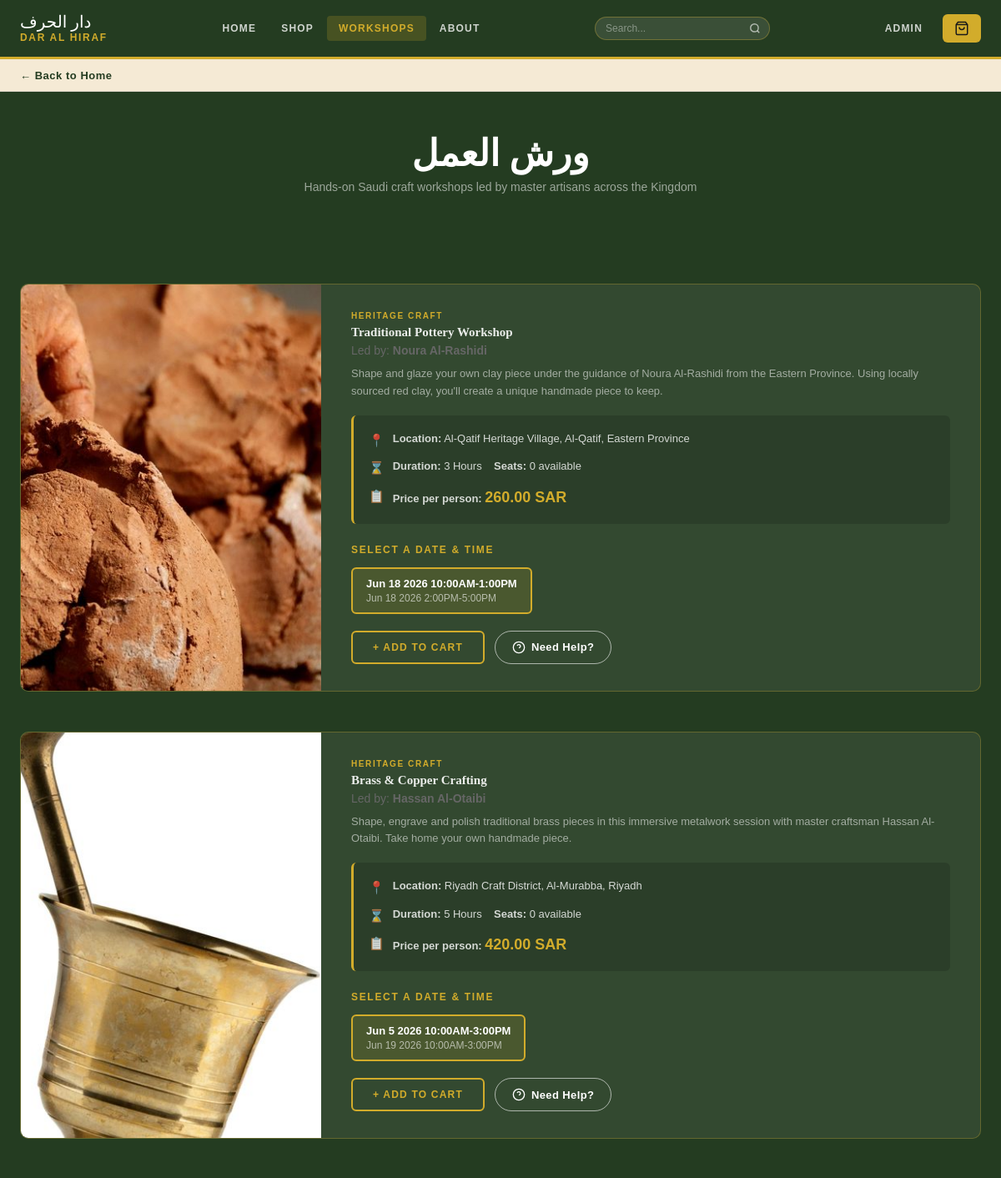
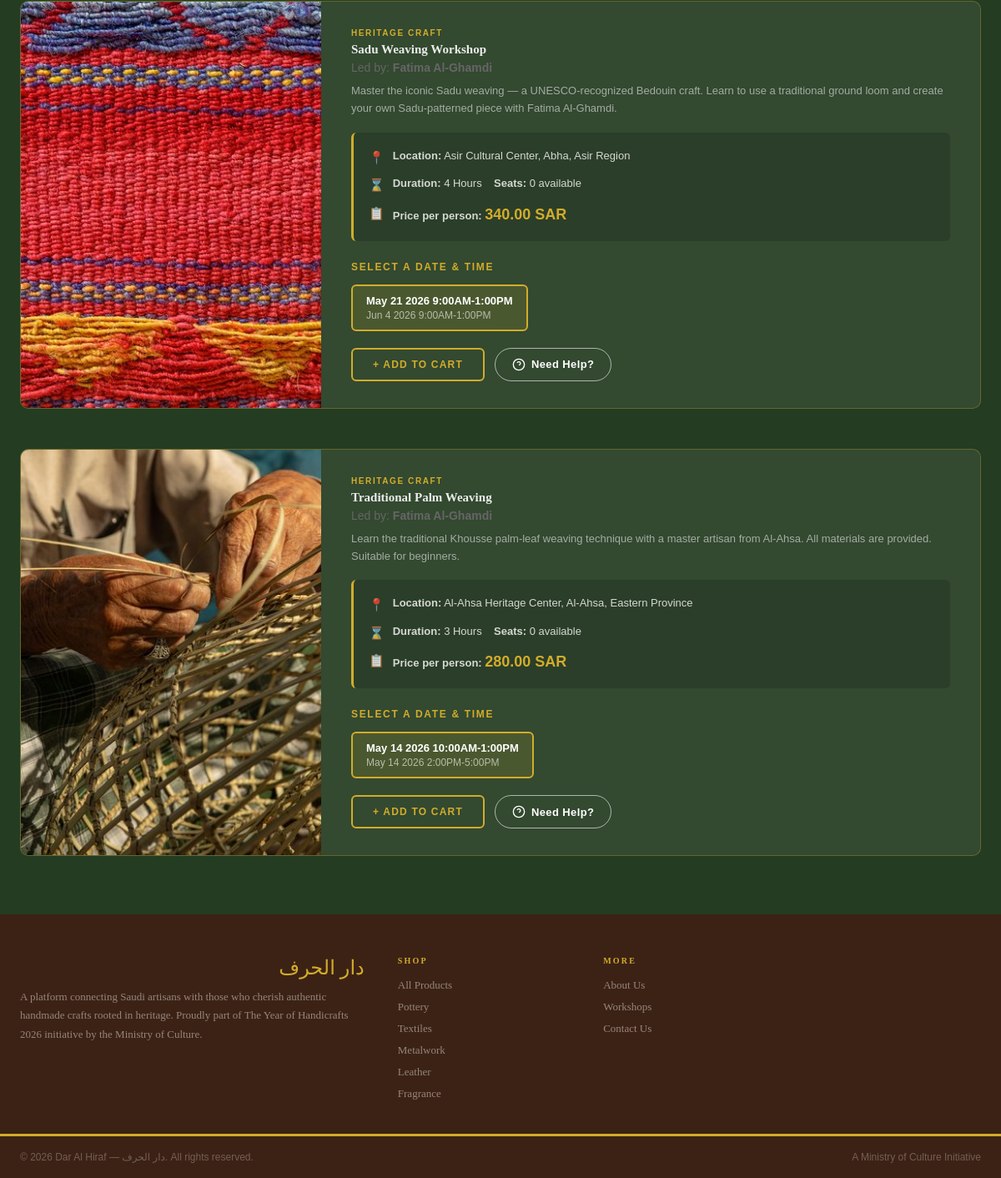
Screenshot of /workshops.php with the database file from the repository (2 pictures, top to bottom).
### tables this page shows
CREATE TABLE products (
    pid          INT PRIMARY KEY AUTO_INCREMENT,
    name         VARCHAR(255) NOT NULL,
    category     VARCHAR(100) NOT NULL,
    description  TEXT,
    material     VARCHAR(255),
    price        DECIMAL(10,2) NOT NULL,
    artisan      VARCHAR(255) NOT NULL,
    image        VARCHAR(500) NOT NULL,
    quantity     INT DEFAULT NULL,
    location     VARCHAR(255),
    duration     VARCHAR(50),
    sessions     TEXT,
    seats        INT DEFAULT NULL,
    admin_id     INT,
    FOREIGN KEY (admin_id) REFERENCES admins(admin_id) ON DELETE SET NULL
);

### workshops.php (the view, shortened to what this page needs)
<?php
require 'db.php';
try {
    $stmt = $pdo->prepare("SELECT * FROM products WHERE category = 'Workshop' ORDER BY pid DESC");
    $stmt->execute();
    $workshops = $stmt->fetchAll(PDO::FETCH_ASSOC);
} catch (PDOException $e) {
    $workshops = [];
}
?>
<!DOCTYPE html>
<html lang="en">
<head>
  <link rel="stylesheet" href="style.css" />
</head>
<body>
<nav class="navbar" aria-label="Main navigation">
  <div class="navbar-inner">
    <a href="index.php" class="navbar-logo">
      <span class="logo-ar" lang="ar">دار الحرف</span>
      <span class="logo-en">Dar Al Hiraf</span>
    </a>
    <div class="navbar-nav">
      <a href="index.php">Home</a>
      <a href="shop.php">Shop</a>
      <a href="workshops.php" class="active">Workshops</a>
      <a href="about.html">About</a>
    </div>
    <form class="navbar-search" onsubmit="event.preventDefault();var v=this.querySelector('input').value.trim();if(v)window.location.href='search.html?q='+encodeURIComponent(v);" role="search">
      <input class="navbar-search-input" type="search" placeholder="Search..." aria-label="Search">
      <button class="navbar-search-btn" type="submit" aria-label="Search">
        <svg viewBox="0 0 24 24"><circle cx="11" cy="11" r="8"/><line x1="21" y1="21" x2="16.65" y2="16.65"/></svg>
      </button>
    </form>
    <div class="navbar-right">
      <a id="adminNavLink" href="admin-login.php" class="navbar-admin-link">Admin</a>
      <a href="checkout.php" class="navbar-cart-btn" id="cartBtn" aria-label="View cart">
        <svg viewBox="0 0 24 24" aria-hidden="true" width="18" height="18" stroke="#1a1a1a" fill="none" stroke-width="2"><path d="M6 2L3 6v14a2 2 0 002 2h14a2 2 0 002-2V6l-3-4z"/><line x1="3" y1="6" x2="21" y2="6"/><path d="M16 10a4 4 0 01-8 0"/></svg>
      </a>
    </div>
  </div>
</nav>
<main id="main-content">
  <div class="back-bar">
    <div class="container">
      <a href="index.php" class="back-link">&#8592; Back to Home</a>
    </div>
  </div>
  <div class="shop-header">
    <h1 lang="ar">ورش العمل</h1>
    <p>Hands-on Saudi craft workshops led by master artisans across the Kingdom</p>
  </div>
  <section class="section section-green">
    <div class="container">
      <div class="workshops-full-grid">
        <?php if (empty($workshops)): ?>
          <div style="text-align: center; width: 100%; padding: 40px 0; color: #fff;">
            <p>No workshops are currently scheduled. Please check back soon!</p>
          </div>
        <?php else: ?>
          <?php foreach ($workshops as $workshop): ?>
            <div class="workshop-full-card" id="workshop-<?php echo $workshop['pid']; ?>">
              <div class="wf-img">
                <img src="<?php echo htmlspecialchars($workshop['image'] ?: 'images/placeholder-workshop.jpg'); ?>"
                     alt="<?php echo htmlspecialchars($workshop['name']); ?>" />
              </div>
              <div class="wf-body">
                <div class="wf-info">
                  <p class="wc-tag"><?php echo htmlspecialchars($workshop['material'] ?: 'Heritage Craft'); ?></p>
                  <p class="wc-title-en"><?php echo htmlspecialchars($workshop['name']); ?></p>
                  <p class="wc-artisan" style="font-size: 14px; margin: -5px 0 10px 0; color: #666;">
                    Led by: <strong><?php echo htmlspecialchars($workshop['artisan'] ?: 'Master Artisan'); ?></strong>
                  </p>
                  <p class="wc-desc"><?php echo nl2br(htmlspecialchars($workshop['description'])); ?></p>
                  <div class="wf-details">
                    <div class="wf-detail-row">
                      <span class="wf-detail-icon">&#128205;</span>
                      <span><strong>Location:</strong> <?php echo htmlspecialchars($workshop['location'] ?: 'To Be Announced'); ?></span>
                    </div>
                    <div class="wf-detail-row">
                      <span class="wf-detail-icon">&#8987;</span>
                      <span><strong>Duration:</strong> <?php echo htmlspecialchars($workshop['duration'] ?: '3 hours'); ?> &nbsp;&nbsp; <strong>Seats:</strong> <?php echo (int)($workshop['quantity'] ?? 0); ?> available</span>
                    </div>
                    <div class="wf-detail-row">
                      <span class="wf-detail-icon">&#128203;</span>
                      <span><strong>Price per person:</strong> <span class="wf-price"><?php echo number_format($workshop['price'], 2); ?> SAR</span></span>
                    </div>
                  </div>
                  <div class="wf-booking">
                    <p class="wf-booking-title">Select a Date &amp; Time</p>
                    <fieldset>
                      <div class="time-slots">
                        <?php
                        $sessionField = $workshop['sessions'] ?? '';
                        $sessionsList = !empty($sessionField) ? explode('||', $sessionField) : [];
                        foreach ($sessionsList as $index => $sessionText):
                            $sessionText = trim($sessionText);
                            $parts = explode('|', $sessionText);
                            $datePart = trim($parts[0] ?? 'Date TBD');
                            $timePart = trim($parts[1] ?? 'Time TBD');
                        ?>
                          <label class="time-slot">
                            <span class="slot-box">
                              <span class="slot-date"><?php echo htmlspecialchars($datePart); ?></span>
                              <span class="slot-time"><?php echo htmlspecialchars($timePart); ?></span>
                            </span>
                          </label>
                        <?php endforeach; ?>
                      </div>
                    </fieldset>
                    <div class="booking-actions">
                      <button class="btn btn-outline-gold" onclick="handleWorkshopAddToCart(<?php echo $workshop['pid']; ?>, <?php echo json_encode($workshop['name']); ?>, <?php echo (float)$workshop['price']; ?>, <?php echo json_encode($workshop['image']); ?>, <?php echo json_encode($workshop['artisan']); ?>)">
                        + Add to Cart
                      </button>
                      <button class="help-btn" onclick="openWorkshopHelp()">
                        <svg viewBox="0 0 24 24" fill="none" stroke="currentColor" stroke-width="2">
                          <circle cx="12" cy="12" r="10"/><path d="M9.09 9a3 3 0 0 1 5.83 1c0 2-3 3-3 3"/><line x1="12" y1="17" x2="12.01" y2="17"/>
                        </svg> Need Help?
                      </button>
                    </div>
                  </div>
                </div>
              </div>
            </div>
          <?php endforeach; ?>
        <?php endif; ?>
      </div>
    </div>
  </section>
</main>
<footer class="footer">
  <div class="container">
    <div class="footer-grid">
      <div>
        <p class="footer-brand-name" lang="ar">دار الحرف</p>
        <p class="footer-desc">A platform connecting Saudi artisans with those who cherish authentic handmade crafts rooted in heritage. Proudly part of The Year of Handicrafts 2026 initiative by the Ministry of Culture.</p>
      </div>
      <div>
        <p class="footer-col-title">Shop</p>
        <div class="footer-links" role="list">
          <a href="shop.php" role="listitem">All Products</a>
          <a href="shop.php" role="listitem">Pottery</a>
          <a href="shop.php" role="listitem">Textiles</a>
          <a href="shop.php" role="listitem">Metalwork</a>
          <a href="shop.php" role="listitem">Leather</a>
          <a href="shop.php" role="listitem">Fragrance</a>
        </div>
      </div>
      <div>
        <p class="footer-col-title">More</p>
        <div class="footer-links" role="list">
          <a href="about.html" role="listitem">About Us</a>
          <a href="workshops.php" role="listitem">Workshops</a>
          <a href="contact.php">Contact Us</a>
        </div>
      </div>
    </div>
  </div>
  <div class="footer-gold-bar"></div>
  <div class="container">
    <div class="footer-bottom">
      <p>&copy; 2026 Dar Al Hiraf &mdash; دار الحرف. All rights reserved.</p>
      <p>A Ministry of Culture Initiative</p>
    </div>
  </div>
</footer>
</body>
</html>

### rows the page displays
products: image (picture), material "HERITAGE CRAFT", name "Traditional Pottery Workshop", artisan "Noura Al-Rashidi", description "Shape and glaze your own clay piece under the guidance of Noura Al-Rashidi from the Eastern Province. Using locally sourced red clay, you'll create a unique handmade piece to keep.", location "Al-Qatif Heritage Village, Al-Qatif, Eastern Province", duration "3 Hours", quantity "0", price "260.00", sessions "Jun 18 2026 10:00AM-1:00PM", sessions "Jun 18 2026 2:00PM-5:00PM"
products: image (picture), material "HERITAGE CRAFT", name "Brass & Copper Crafting", artisan "Hassan Al-Otaibi", description "Shape, engrave and polish traditional brass pieces in this immersive metalwork session with master craftsman Hassan Al-Otaibi. Take home your own handmade piece.", location "Riyadh Craft District, Al-Murabba, Riyadh", duration "5 Hours", quantity "0", price "420.00", sessions "Jun 5 2026 10:00AM-3:00PM", sessions "Jun 19 2026 10:00AM-3:00PM"
products: image (picture), material "HERITAGE CRAFT", name "Sadu Weaving Workshop", artisan "Fatima Al-Ghamdi", description "Master the iconic Sadu weaving — a UNESCO-recognized Bedouin craft. Learn to use a traditional ground loom and create your own Sadu-patterned piece with Fatima Al-Ghamdi.", location "Asir Cultural Center, Abha, Asir Region", duration "4 Hours", quantity "0", price "340.00", sessions "May 21 2026 9:00AM-1:00PM", sessions "Jun 4 2026 9:00AM-1:00PM"
products: image (picture), material "HERITAGE CRAFT", name "Traditional Palm Weaving", artisan "Fatima Al-Ghamdi", description "Learn the traditional Khousse palm-leaf weaving technique with a master artisan from Al-Ahsa. All materials are provided. Suitable for beginners.", location "Al-Ahsa Heritage Center, Al-Ahsa, Eastern Province", duration "3 Hours", quantity "0", price "280.00", sessions "May 14 2026 10:00AM-1:00PM", sessions "May 14 2026 2:00PM-5:00PM"
